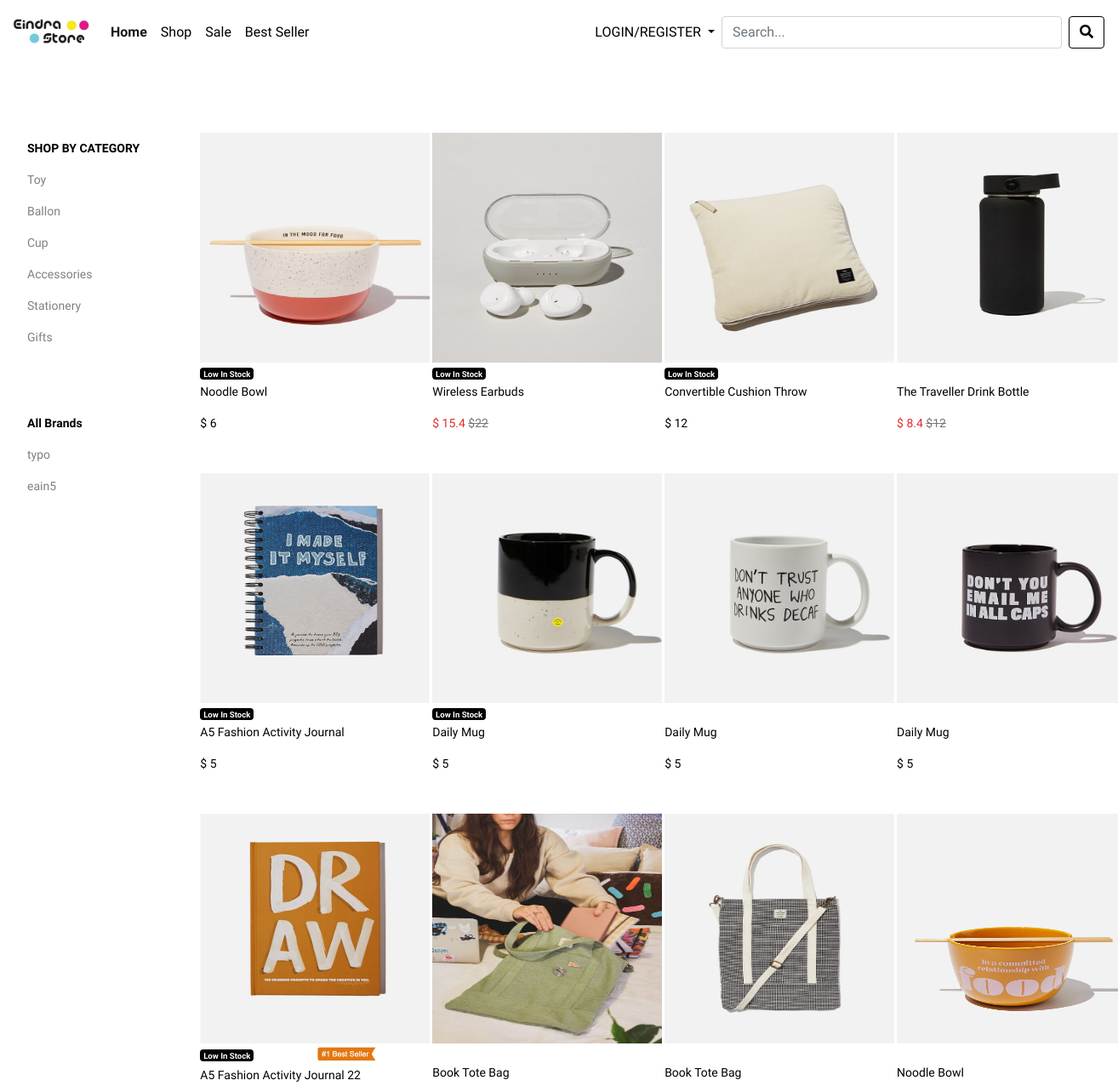
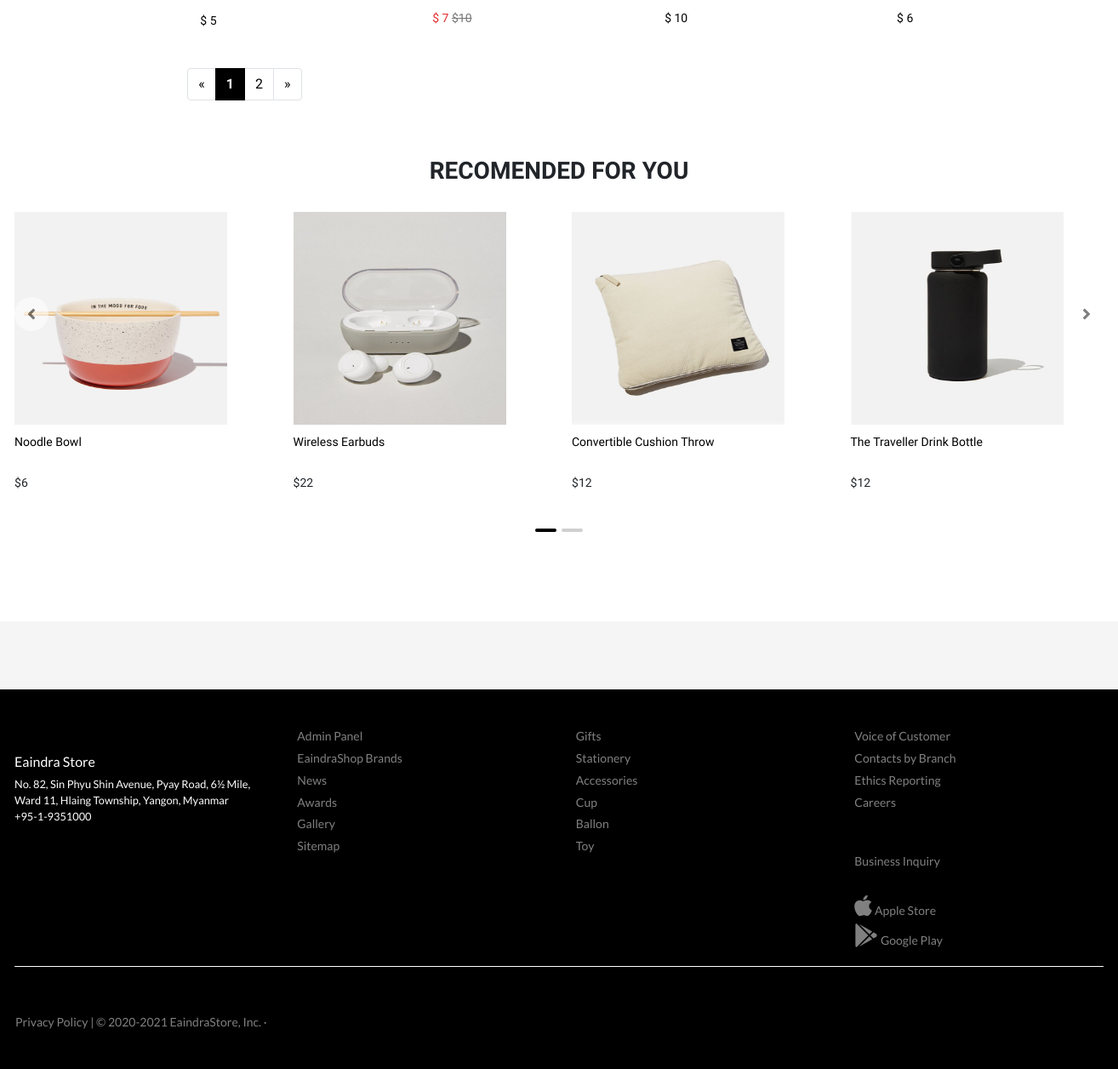
The page /product.php on the database its author committed (2 pictures, top to bottom).
### tables this page shows
CREATE TABLE `categories` (
  `cat_id` int(11) NOT NULL,
  `cat_name` varchar(255) NOT NULL,
  `created_date` datetime NOT NULL,
  `modified_date` datetime NOT NULL
);

CREATE TABLE `brand` (
  `brand_id` int(11) NOT NULL,
  `brand_name` varchar(255) NOT NULL,
  `brand_cover` varchar(255) NOT NULL,
  `created_date` datetime NOT NULL,
  `modified_date` datetime NOT NULL
);

CREATE TABLE `product` (
  `id` int(11) NOT NULL,
  `product_name` varchar(255) NOT NULL,
  `categories` varchar(255) NOT NULL,
  `sub_cat` varchar(255) NOT NULL,
  `brand` varchar(255) NOT NULL,
  `package` varchar(255) NOT NULL,
  `supplier` varchar(255) NOT NULL,
  `description` text NOT NULL,
  `price` varchar(50) NOT NULL,
  `cover` varchar(255) NOT NULL,
  `qty` int(11) NOT NULL,
  `created_date` datetime NOT NULL,
  `modified_date` datetime NOT NULL
);

CREATE TABLE `discount` (
  `discount_id` int(11) NOT NULL,
  `product_id` int(11) NOT NULL,
  `percentage` int(11) NOT NULL,
  `created_date` varchar(255) NOT NULL,
  `duration` varchar(255) NOT NULL,
  `end_date` varchar(255) NOT NULL
);

### function/function.php (the view, shortened to what this page needs)
<?php
include('config.php');
 function getcat(){
    global $mysqli;
    $get_cat = "SELECT * FROM categories
              ";
    $run_cat = mysqli_query($mysqli,$get_cat);
    while($row= mysqli_fetch_array($run_cat)){
      $cat_id = $row['cat_id'];
      $cat_name = $row['cat_name'];
      echo "
        <li><a href='product.php?cat=$cat_id'>$cat_name</a></li>
      ";
    }
    }
     function getbrand(){
    global $mysqli;
    $get_cat = "SELECT * FROM brand";
    $run_cat = mysqli_query($mysqli,$get_cat);
    while($row= mysqli_fetch_array($run_cat)){
      $brand_id = $row['brand_id'];
      $brand_name = $row['brand_name'];
      echo "
        <li><a href='product.php?brand=$brand_id'>$brand_name</a></li>
      ";
    }
    }
  function getpro(){
  	if(!isset($_GET['cat'])){
  		if(!isset($_GET['brand'])){
  		global $mysqli;
        $per_page = 12;
      if(isset($_GET['page'])){
        $page = $_GET['page'];
      }
      else{
        $page = 1;
      }
      $start_from = ($page-1) * $per_page;
          $result = mysqli_query($mysqli,"SELECT * FROM product ORDER BY 1 DESC LIMIT $start_from, $per_page");
          if($result){
            while($obj = mysqli_fetch_object($result)) {
                          $sql_dis = mysqli_query($mysqli,"SELECT * FROM discount
                            LEFT JOIN product ON discount.product_id = product.id
                            WHERE product.id = '$obj->id'");
                          $result_dis = mysqli_fetch_assoc($sql_dis);
                           $percentage = $result_dis['percentage'];
                           $discount_id = $result_dis['discount_id'];
              echo '<div class="col-md-3 col-sm-4 col-xs-12">';
              echo '<div class="display">';
              echo '<a href="detail2.php?id='.$obj->id.'"><img src="admin/cover/'.$obj->cover.'" width="270" height="270"/></a><br>';
               if($obj->qty < 7){
                echo "<span class='badge badge-dark pull-left' style='margin-top: 6px;'>Low In Stock</span>";
              }
              if($obj->qty < 3){
                  echo '<img src="image/bestseller.png" width="70"  style="margin-left: 75px; margin-bottom:5px;">';
              }
              echo "<br>";
              ?>
           <?php
              echo '<div class="box"><p><a href="detail2.php?id='.$obj->id.'">'.$obj->product_name.'</a></p>';
                 if( $discount_id == 0){
               echo '<p>$ '.$obj->price.'</p>';
                     }else{
                            $selling_price = $obj->price-($obj->price*($percentage/100));
                          echo '<p style="color: #e32b2b">$ '.$selling_price.' <c class="prodis"> $'.$obj->price.'</c>';
                          }
                               echo '</p></div>';
                               echo'<div class="box2">';
    ?>
    <?php
              echo '</div>';
              echo '</div>';
              echo '</div> ';
            }
            include("pagination.php");
          }
  }
}
}
              ?>

### 003latest_product.php (shortened to what this page needs)
<?php
    include('confs/config.php');
    $result = mysqli_query($mysqli,"SELECT * FROM product ORDER BY id DESC LIMIT 0,4");
?>
<div class="ftr2">
<div class="container">
            <div class="blog">
                <h2 style="font-size: 28px; text-align: center;">RECOMENDED FOR YOU</h2>
  <br>
                    <div id="blogCarousel" class="carousel slide" data-ride="carousel">
                        <ol class="carousel-indicators">
                            <li data-target="#blogCarousel" data-slide-to="0" class="active" style=" border-top: 1px solid transparent;
    border-bottom: 1px solid transparent;"></li>
                            <li data-target="#blogCarousel" data-slide-to="1" style=" border-top: 1px solid transparent;
    border-bottom: 1px solid transparent;"></li>
                        </ol>
                        <div class="carousel-inner">
                            <div class="carousel-item active" style="height: 22rem;">
                                <div class="row">
                                    <?php while($row2 = mysqli_fetch_assoc($result)):?>
                                    <div class="col-sm-3 col-xs-6">
                                        <a href="detail2.php?id=<?php echo $row2['id']; ?>">
                                            <img src="admin/cover/<?php echo $row2['cover'] ?>" alt="Image" style="width: 250px; height:250px;" class="img-responsive">
                                        </a>
                                        <p style="height: 32px; margin-top: 10px; font-weight: 400; font-size: 14px;"><a href="detail2.php?id=<?php echo $row2['id']; ?>"><?php echo $row2['product_name']; ?></a></p>
                                        <p style="font-weight: 400; margin-top: 10px; font-size: 14px;">$<?php echo $row2['price']; ?></p>
                                    </div>
                                   <?php endwhile; ?>
                                </div>
                            </div>
                        </div>
                         <a class="carousel-control-prev" href="#blogCarousel" role="button" data-slide="prev" style="margin-top: 100px; font-size: 10px; color: #000; background: #fff; border-radius: 50%; width: 40px; height: 40px;"">
    <span class="fa fa-angle-left fa-2x" aria-hidden="true"></span>
  </a>
  <a class="carousel-control-next" href="#blogCarousel" role="button" data-slide="next" style="margin-top: 100px; font-size: 10px; color: #000; background: #fff; border-radius: 50%; width: 40px; height: 40px;">
    <span class="fa fa-angle-right fa-2x" aria-hidden="true"></span>
  </a>
                    </div>
            </div>
</div>
</div>

### 002footer.php (shortened to what this page needs)
<br><br><br><br>
<footer id="footer-sub">
</footer>
  <footer id="footer-main">
    <div class="container">
      <div class="row">
        <div class="col-sm-3">
            <br>
            <h6 class="mt-3">Eaindra Store</h6>
            <p>
              No. 82, Sin Phyu Shin Avenue, Pyay Road, 6½ Mile, Ward 11, Hlaing Township, Yangon, Myanmar<br>
              +95-1-9351000
            </p>
        </div>
        <div class="col-sm-3">
          <a  href="admin/">Admin Panel</a>
          <a href="">EaindraShop Brands</a>
          <a href="">News</a>
          <a href="">Awards</a>
          <a href="">Gallery</a>
          <a href="">Sitemap</a>
        </div>
        <div class="col-sm-3">
           <?php
               include('confs/config.php');
                $query = "SELECT * FROM categories order by cat_id desc";
                $result = mysqli_query($mysqli,$query);
                while($row = mysqli_fetch_assoc($result) ){
                    $id = $row['cat_id'];
                ?>
                <a href="product.php?cat=<?php echo $id ?>"><?php echo $row['cat_name'] ?></a>
            <?php } ?>
        </div>
        <div class="col-sm-3">
          <a href="">Voice of Customer</a>
          <a href="">Contacts by Branch</a>
          <a href="">Ethics Reporting</a>
          <a href="">Careers</a>
          <br><br>
          <a href="">Business Inquiry</a>
          <br>
          <a href="" class="ico"><i class="fab fa-apple fa-2x"></i> Apple Store</a>
          <a href="" class="ico"><i class="fab fa-google-play fa-2x"></i> Google Play</a>
        </div>
      </div>
      <hr>
      <div class="row">
        <div class="col-sm-6">
        </div>
        <div class="col-sm-6">
        </div>
        <a href="" style="margin-left: 1rem">Privacy Policy | &copy; 2020-2021 EaindraStore, Inc. &middot; </a>
      </div>
    </div>
  </footer>

### css/sport-store.css (style rules this page uses)
html,body { font-family: 'Lato', sans-serif; font-family: 'Open Sans', sans-serif; font-family: 'Abel', sans-serif; }
h2 { font-style: normal; font-weight: 600; font-family: 'Abel', sans-serif; }
.active { font-weight: bold; }

### 001header.php (style rules this page uses)
.display { width: 300px; height: 450px; cursor: pointer; background-color: #fff; }
.box { width: 230px; height: 150px; }
.cats li a { display: block; font-size: 14px; padding: 8px 15px; color: grey; }
html,body { font-family: 'Lato', sans-serif; font-family: 'Open Sans', sans-serif; font-family: 'Abel', sans-serif; }

### product.php (style rules this page uses)
.container { max-width: 1280px; padding: 0; }
.badge { display: inline-block; padding: 0.25em 0.4em; font-size: 60%; font-weight: 550; line-height: 1; text-align: center; white-space: nowrap; vertical-align: baseline; border-radius: 0.25rem; }
.display { width: 330px; height: 400px; }
.box2 { width: 230px; height: 100px; }
.box { width: 230px; height: 85px; }
.display p { color: black; font-size: 14px; }
.badge-dark { color: #fff; background-color: #000; }
.prodis { color: #767677; text-decoration: line-through; }

### 003latest_product.php (style rules this page uses)
.blog .carousel-indicators { left: 0; top: auto; bottom: -40px; }
.blog { height: 400px; }
.blog .carousel-indicators li { background: #a3a3a3; border-radius: 2px; width: 25px; height: 2px; }
.blog .carousel-indicators .active { background: #000; }
.ftr2 { height: 400px; margin-top: 50px; margin-bottom: 50px; }
a { color: black; }

### 002footer.php (style rules this page uses)
#footer-main { background: #000; color: white; font-size: 0.8rem; padding: 2.5rem 0; font-family: 'Lato', sans-serif; }
#footer-main a { font-size: 14px; display: block; margin: 0.3rem; color: grey; }
#footer-main hr { margin-top: 1rem; margin-bottom: 1rem; border: 0; border-top: 1px solid white; }
#footer-sub { height: 5rem; background: whitesmoke; }
.ico { font-size: 18px; margin: 0.5rem; }

### rows shown on the page
categories: cat_name "Toy"
categories: cat_name "Ballon"
categories: cat_name "Cup"
categories: cat_name "Accessories"
categories: cat_name "Stationery"
categories: cat_name "Gifts"
brand: brand_name "typo"
brand: brand_name "eain5"
product: cover (picture), qty "Low In Stock", product_name "Noodle Bowl", price "6"
product: cover (picture), qty "Low In Stock", product_name "Wireless Earbuds", price.percentage "15.4", price "22"
product: cover (picture), qty "Low In Stock", product_name "Convertible Cushion Throw", price "12"
product: cover (picture), product_name "The Traveller Drink Bottle", price.percentage "8.4", price "12"
product: cover (picture), qty "Low In Stock", product_name "A5 Fashion Activity Journal", price "5"
product: cover (picture), qty "Low In Stock", product_name "Daily Mug", price "5"
product: cover (picture), product_name "Daily Mug", price "5"
product: cover (picture), product_name "Daily Mug", price "5"
product: cover (picture), qty "Low In Stock", product_name "A5 Fashion Activity Journal 22", price "5"
product: cover (picture), product_name "Book Tote Bag", price.percentage "7", price "10"
product: cover (picture), product_name "Book Tote Bag", price "10"
product: cover (picture), product_name "Noodle Bowl", price "6"
